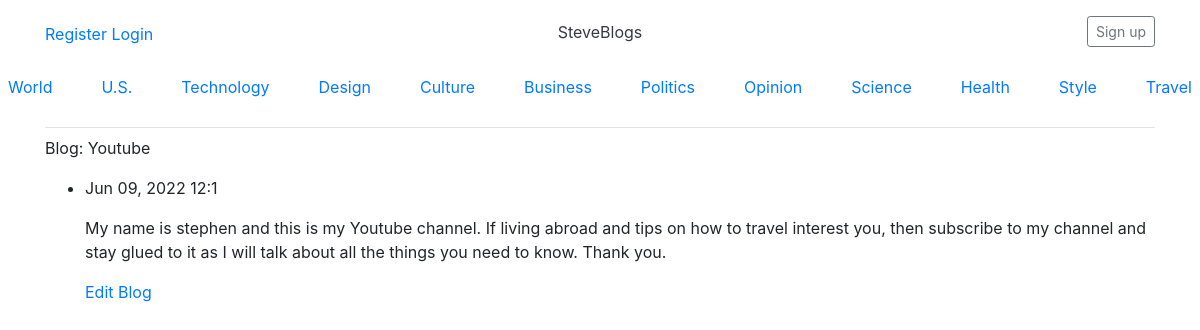
The app's page /blog/4/ with its own data.
### blogs/models.py (models this page shows)
class BlogPost(models.Model):
    title = models.CharField(max_length= 200)
    text = models.TextField()
    date_added = models.DateTimeField(auto_now_add= True)
    owner = models.ForeignKey(User, on_delete= models.CASCADE)
    def __str__(self):
        if len(self.title) > 50:
            return f"{self.title[:50]}..."
        else:
            return self.title

### blogs/views.py (the view)
# urls.py: 2. Add a URL to urlpatterns:  path('blog/', include('blog.urls'))
def blog(request, blog_id):
    blog = BlogPost.objects.get(id = blog_id)
    context = {'blog':blog}
    return render(request, 'blogs/blog.html', context)

### blogs/templates/blogs/blog.html
{% extends "blogs/base.html" %}
{% block content %}
<p>
    Blog: {{blog}}
</p>
<p>
    <ul>
        <li>
            <p>{{ blog.date_added|date:'M d, Y H:1' }}</p>
            <p>{{ blog.text|linebreaks }}</p>
            <p><a href="{% url 'blogs:edit_blog' blog.id %}">Edit Blog</a></p>
        </li>
    </ul>
</p>
{% endblock content %}

### records on screen
BlogPost: title "Youtube", date_added "Jun 09, 2022 12:1", text "My name is stephen and this is my Youtube channel. If living abroad and tips on how to travel interest you, then subscribe to my channel and stay glued to it as I will talk about all the things you need to know. Thank you."
